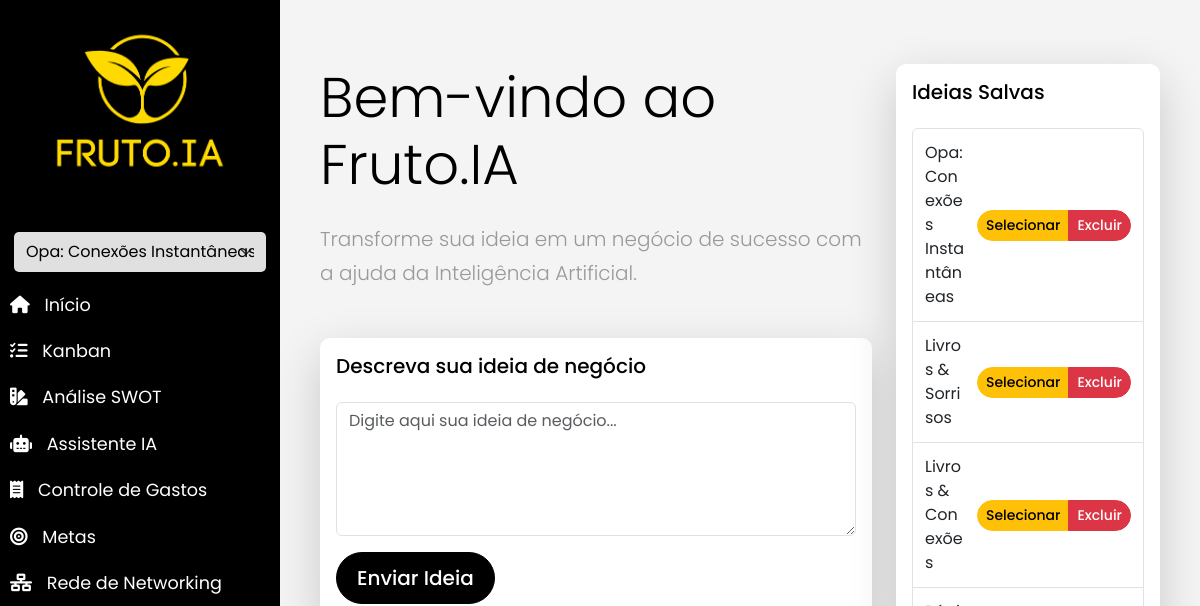
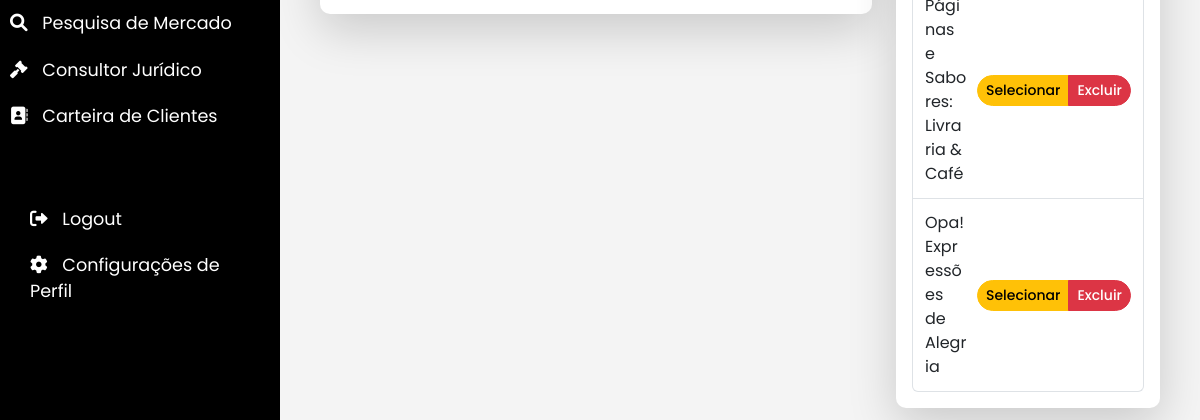
Page / (signed in) on the earlier database version (2 pictures, top to bottom).
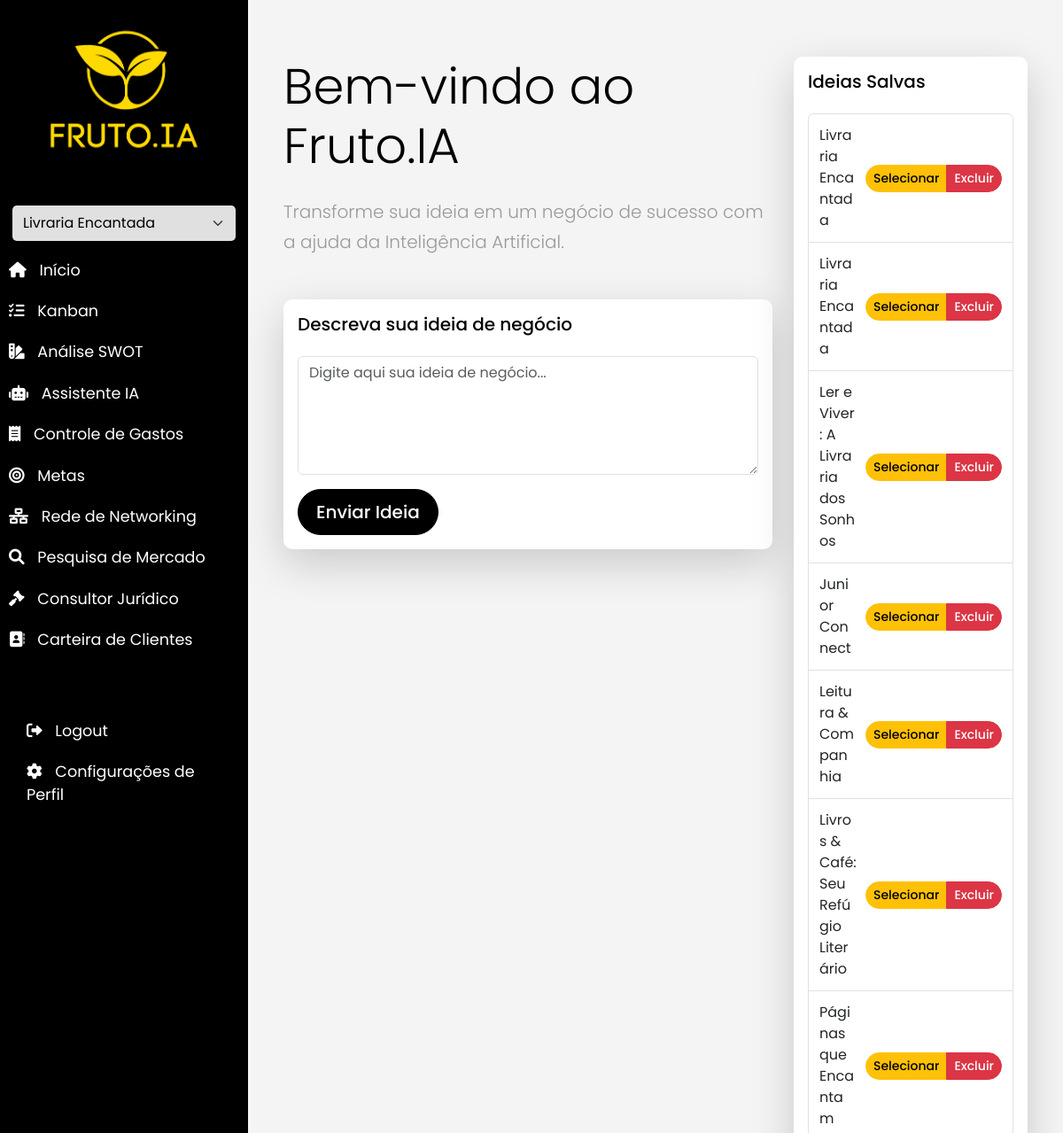
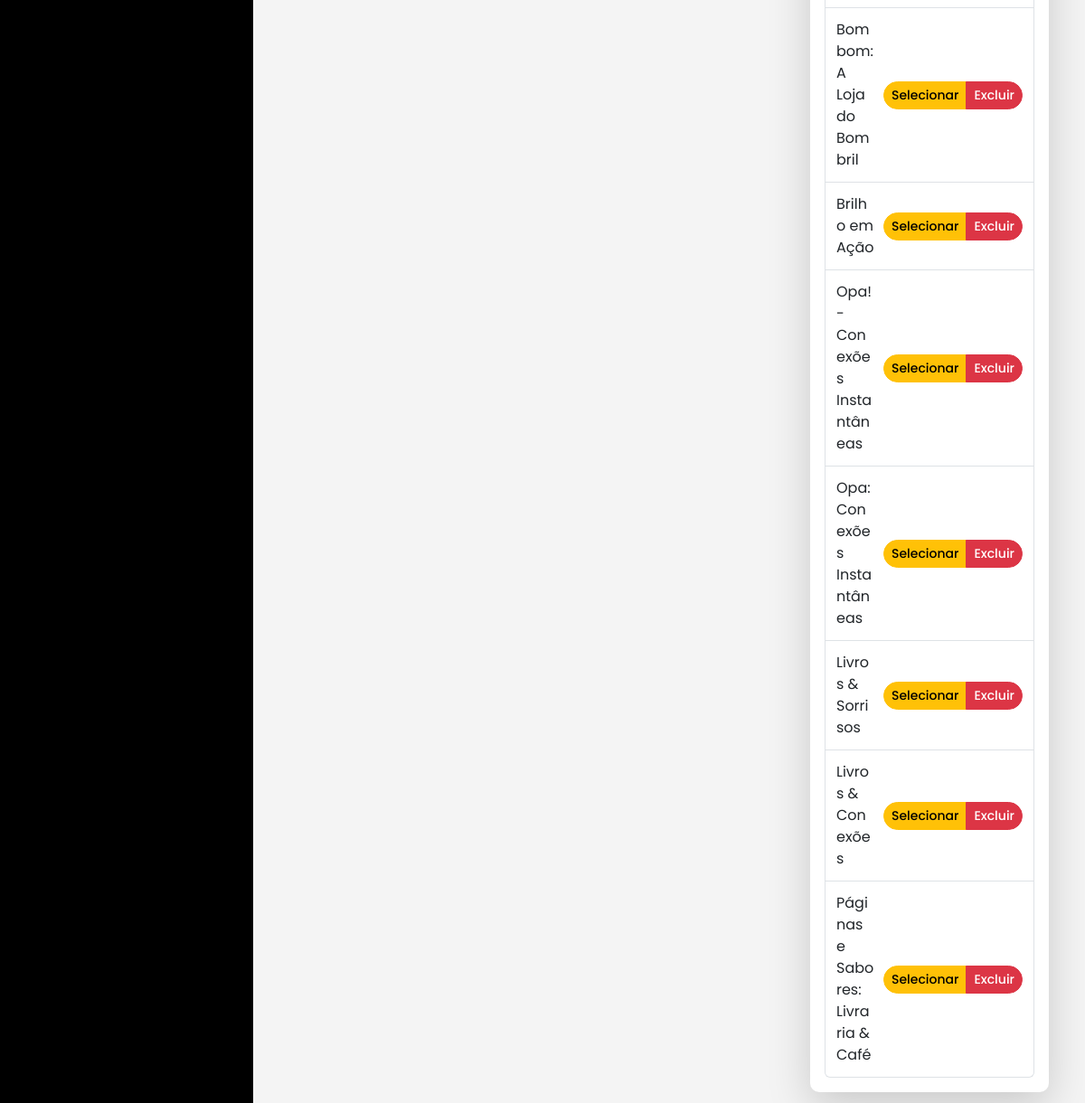
Same page on the later database version (2 pictures, top to bottom).
### app/models.py (models this page shows)
class Idea(db.Model):
    id = db.Column(db.Integer, primary_key=True)
    title = db.Column(db.String(100))
    description = db.Column(db.Text)
    timestamp = db.Column(db.DateTime, index=True, default=datetime.utcnow)
    user_id = db.Column(db.Integer, db.ForeignKey('user.id'))
    questions = db.relationship('Question', backref='idea', lazy='dynamic')
    tasks = db.relationship('Task', backref='idea', lazy='dynamic')
    expenses = db.relationship('Expense', backref='idea', lazy='dynamic')

### app/routes.py (the view)
@main.route('/')
@login_required
def index():
    ideas = Idea.query.filter_by(user_id=current_user.id).order_by(Idea.timestamp.desc()).all()
    selected_idea_id = ideas[0].id if ideas else None
    return render_template('index.html', ideas=ideas, selected_idea_id=selected_idea_id)

### app/__init__.py (called while the page is built)
def create_app():
    app = Flask(__name__, static_url_path='', static_folder='static', template_folder='templates')
    app.config.from_object(Config)
    app.config['SQLALCHEMY_DATABASE_URI'] = os.getenv('SQLALCHEMY_DATABASE_URI')
    app.config['SQLALCHEMY_TRACK_MODIFICATIONS'] = False
    db.init_app(app)
    migrate.init_app(app, db)
    login.init_app(app)
    csrf.init_app(app)
    mail.init_app(app)
    from app import routes
    app.register_blueprint(routes.main)
    from app.auth import bp as auth_bp
    app.register_blueprint(auth_bp, url_prefix='/auth')
    @login.user_loader
    def load_user(id):
        return User.query.get(int(id))
    return app

### app/routes.py (called while the page is built)
@main.context_processor
def inject_user_ideas():
    if current_user.is_authenticated:
        user_ideas = current_user.ideas.all()
        selected_idea_id = request.view_args.get('idea_id')
        return {'user_ideas': user_ideas, 'selected_idea_id': selected_idea_id}
    return {}

### app/templates/index.html (shortened to what this page needs)
{% extends "base.html" %}
{% block content %}
<div class="row">
    <div class="col-md-8 col-12">
        <h1 class="display-4 mb-4">Bem-vindo ao Fruto.IA</h1>
        <p class="lead mb-5">Transforme sua ideia em um negócio de sucesso com a ajuda da Inteligência Artificial.</p>
        <div class="card shadow-lg mb-5">
            <div class="card-body">
                <h5 class="card-title mb-4">Descreva sua ideia de negócio</h5>
                <form id="ideaForm">
                    <div class="mb-3">
                        <textarea class="form-control" id="ideaDescription" rows="5" placeholder="Digite aqui sua ideia de negócio..." required></textarea>
                    </div>
                    <button type="submit" class="btn btn-primary btn-lg">Enviar Ideia</button>
                </form>
            </div>
        </div>
    </div>
    <div class="col-md-4 col-12">
        <div id="savedIdeasSection" class="card shadow-lg d-none d-md-block">
            <div class="card-body">
                <h5 class="card-title mb-4">Ideias Salvas</h5>
                <ul id="savedIdeasList" class="list-group">
                    {% for idea in ideas %}
                    <li class="list-group-item">
                        <div class="d-flex justify-content-between align-items-center w-100">
                            <span class="idea-title">{{ idea.title }}</span>
                            <div class="btn-group" role="group">
                                <button class="btn btn-sm btn-warning select-idea" data-idea-id="{{ idea.id }}">Selecionar</button>
                                <button class="btn btn-sm btn-danger delete-idea" data-idea-id="{{ idea.id }}">Excluir</button>
                            </div>
                        </div>
                    </li>
                    {% endfor %}
                </ul>
            </div>
        </div>
    </div>
</div>
{% endblock %}

### app/templates/base.html (shortened to what this page needs)
<!DOCTYPE html>
<html lang="pt-BR">
<head>
    <link href="https://cdn.jsdelivr.net/npm/bootstrap@5.3.0-alpha1/dist/css/bootstrap.min.css" rel="stylesheet">
    <link href="https://cdnjs.cloudflare.com/ajax/libs/font-awesome/6.0.0-beta3/css/all.min.css" rel="stylesheet">
    <link rel="stylesheet" href="{{ url_for('static', filename='css/style.css') }}">
</head>
<body>
    <div class="wrapper">
        {% if current_user.is_authenticated %}
        <nav id="sidebar" class="d-none d-md-block">
            <div class="sidebar-header">
                <img src="{{ url_for('static', filename='logo/1_1.png') }}" alt="Fruto.IA Logo" class="img-fluid">
            </div>
            <ul class="list-unstyled components">
                <li>
                    <select id="ideaSelector" class="form-select">
                        {% for idea in current_user.ideas %}
                        <option value="{{ idea.id }}" {% if idea.id == selected_idea_id %}selected{% endif %}>{{ idea.title }}</option>
                        {% endfor %}
                    </select>
                </li>
                <li><a href="{{ url_for('main.index') }}"><i class="fas fa-home"></i> <span>Início</span></a></li>
                <li><a href="{{ url_for('main.kanban', idea_id=selected_idea_id) if selected_idea_id else '#' }}" {% if not selected_idea_id %}class="disabled"{% endif %}><i class="fas fa-tasks"></i> <span>Kanban</span></a></li>
                <li><a href="{{ url_for('main.swot_analysis', idea_id=selected_idea_id) if selected_idea_id else '#' }}" {% if not selected_idea_id %}class="disabled"{% endif %}><i class="fas fa-swatchbook"></i> <span>Análise SWOT</span></a></li>
                <li><a href="{{ url_for('main.assistant', idea_id=selected_idea_id) if selected_idea_id else '#' }}" {% if not selected_idea_id %}class="disabled"{% endif %}><i class="fas fa-robot"></i> <span>Assistente IA</span></a></li>
                <li><a href="{{ url_for('main.view_expenses', idea_id=selected_idea_id) if selected_idea_id else '#' }}" {% if not selected_idea_id %}class="disabled"{% endif %}><i class="fas fa-receipt"></i> <span>Controle de Gastos</span></a></li>
                <li><a href="{{ url_for('main.goals', idea_id=selected_idea_id) if selected_idea_id else '#' }}" {% if not selected_idea_id %}class="disabled"{% endif %}><i class="fas fa-bullseye"></i> <span>Metas</span></a></li>
                <li><a href="{{ url_for('main.networking', idea_id=selected_idea_id) if selected_idea_id else '#' }}" {% if not selected_idea_id %}class="disabled"{% endif %}><i class="fas fa-network-wired"></i> <span>Rede de Networking</span></a></li>
                <li><a href="{{ url_for('main.market_research', idea_id=selected_idea_id) if selected_idea_id else '#' }}" {% if not selected_idea_id %}class="disabled"{% endif %}><i class="fas fa-search"></i> <span>Pesquisa de Mercado</span></a></li>
                <li><a href="{{ url_for('main.legal', idea_id=selected_idea_id) if selected_idea_id else '#' }}" {% if not selected_idea_id %}class="disabled"{% endif %}><i class="fas fa-gavel"></i> <span>Consultor Jurídico</span></a></li>
                <li><a href="{{ url_for('main.customers', idea_id=selected_idea_id) if selected_idea_id else '#' }}" {% if not selected_idea_id %}class="disabled"{% endif %}><i class="fas fa-address-book"></i> <span>Carteira de Clientes</span></a></li>
            </ul>
            <div class="sidebar-footer">
                <ul class="list-unstyled">
                    <li><a href="{{ url_for('auth.logout') }}"><i class="fas fa-sign-out-alt"></i> <span>Logout</span></a></li>
                    <li><a href="{{ url_for('main.profile_settings') }}"><i class="fas fa-cog"></i> <span>Configurações de Perfil</span></a></li>
                </ul>
            </div>
        </nav>
        {% endif %}
        <div id="content">
            <main class="container mt-4">
                {% block content %}{% endblock %}
            </main>
        </div>
    </div>
</body>
</html>

### app/static/css/style.css (style rules this page uses)
:root { --primary-color: #e0e0e0; --secondary-color: #e0e0e0; --background-color: #f4f4f4; --text-color: #000000; --sidebar-color: #000000; --sidebar-hover-color: #e0e0e0; --light-purple: #e0e0e0; }
body { font-family: 'Poppins', sans-serif; background-color: var(--background-color); color: var(--text-color); }
p { font-family: 'Poppins', sans-serif; font-size: 1.1em; font-weight: 300; line-height: 1.7em; color: #999; }
a, a:hover, a:focus { color: inherit; text-decoration: none; transition: all 0.3s; }
.wrapper { display: flex; width: 100%; }
#sidebar { width: 280px; background: var(--sidebar-color); color: #fff; transition: all 0.3s; min-height: 100vh; }
#sidebar .sidebar-header { padding: 20px; background: #000000; display: flex; justify-content: center; align-items: center; }
#sidebar .sidebar-header img { width: 80%; height: auto; }
#sidebar ul.components { padding: 20px 0; }
.sidebar-footer { padding: 20px; background-color: #000000; }
#content { width: calc(100% - 280px); padding: 20px; min-height: 100vh; transition: all 0.3s; }
#sidebar ul li a { padding: 10px; font-size: 1.1em; display: block; color: #fff; text-decoration: none; }
#sidebar ul li a i { margin-right: 10px; }
.card { background-color: #ffffff; border: none; border-radius: 10px; box-shadow: 0 4px 6px rgba(0, 0, 0, 0.1); transition: all 0.3s ease; }
.card-title { color: #000000; }
.btn { border-radius: 30px; padding: 10px 20px; font-weight: 500; transition: all 0.3s ease; }
.btn-primary { background-color: #000000; border-color: #000000; color: #ffffff; }
textarea.form-control { resize: vertical; }
main.container { flex-grow: 1; padding: 20px; }
#savedIdeasList .list-group-item { padding: 0.75rem; }
#savedIdeasList .idea-title { word-break: break-word; margin-right: 10px; }
#savedIdeasList .btn-group { white-space: nowrap; }
#savedIdeasList .btn-group .btn { padding: 0.25rem 0.5rem; font-size: 0.875rem; }
#sidebar #ideaSelector { width: 90%; margin: 10px auto; display: block; background-color: #e0e0e0; color: #000000; border: none; border-radius: 5px; padding: 8px 12px; }
#sidebar #ideaSelector option { background-color: #fff; color: #000000; }
.sidebar-footer ul { margin: 0; padding: 0; }
.sidebar-footer li { list-style: none; }
.sidebar-footer a { color: #ffffff; padding: 10px 20px; display: block; transition: all 0.3s; }
#sidebar { position: relative; min-height: 100vh; padding-bottom: 100px; }
#sidebar .components { overflow-y: auto; max-height: calc(100vh - 200px); }

Differences in the rows shown:
removed Idea: title "Opa! Expressões de Alegria"
added Idea: title "Livraria Encantada"
added Idea: title "Livraria Encantada"
added Idea: title "Ler e Viver: A Livraria dos Sonhos"
added Idea: title "Junior Connect"
added Idea: title "Leitura & Companhia"
added Idea: title "Livros & Café: Seu Refúgio Literário"
added Idea: title "Páginas que Encantam"
added Idea: title "Bombom: A Loja do Bombril"
added Idea: title "Brilho em Ação"
added Idea: title "Opa! - Conexões Instantâneas"
Other differences:
form field value: "Opa: Conexões Instantâneas" → "Livraria Encantada"
